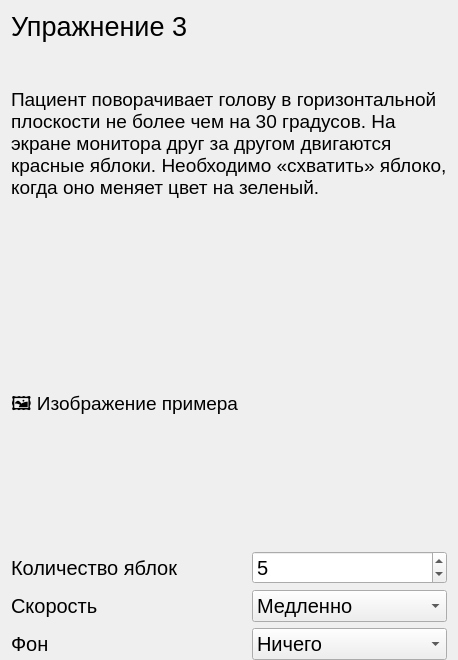
               <widget class="QWidget" name="page_ex3">
                <layout class="QVBoxLayout" name="verticalLayout_7">
                 <property name="bottomMargin">
                  <number>0</number>
                 </property>
                 <item>
                  <widget class="QLabel" name="label_10">
                   <property name="font">
                    <font>
                     <pointsize>20</pointsize>
                    </font>
                   </property>
                   <property name="text">
                    <string>Упражнение 3</string>
                   </property>
                  </widget>
                 </item>
                 <item>
                  <spacer name="verticalSpacer_13">
                   <property name="orientation">
                    <enum>Qt::Vertical</enum>
                   </property>
                   <property name="sizeType">
                    <enum>QSizePolicy::Preferred</enum>
                   </property>
                   <property name="sizeHint" stdset="0">
                    <size>
                     <width>20</width>
                     <height>40</height>
                    </size>
                   </property>
                  </spacer>
                 </item>
                 <item>
                  <widget class="QLabel" name="label_12">
                   <property name="sizePolicy">
                    <sizepolicy hsizetype="Expanding" vsizetype="Minimum">
                     <horstretch>0</horstretch>
                     <verstretch>0</verstretch>
                    </sizepolicy>
                   </property>
                   <property name="font">
                    <font>
                     <pointsize>14</pointsize>
                    </font>
                   </property>
                   <property name="text">
                    <string>Пациент поворачивает голову в горизонтальной плоскости не более чем на 30 градусов. На экране монитора друг за другом двигаются красные яблоки. Необходимо «схватить» яблоко, когда оно меняет цвет на зеленый.</string>
                   </property>
                   <property name="wordWrap">
                    <bool>true</bool>
                   </property>
                  </widget>
                 </item>
                 <item>
                  <spacer name="verticalSpacer_14">
                   <property name="orientation">
                    <enum>Qt::Vertical</enum>
                   </property>
                   <property name="sizeType">
                    <enum>QSizePolicy::Preferred</enum>
                   </property>
                   <property name="sizeHint" stdset="0">
                    <size>
                     <width>20</width>
                     <height>100</height>
                    </size>
                   </property>
                  </spacer>
                 </item>
                 <item>
                  <widget class="QLabel" name="lable_apple_example_img_3">
                   <property name="sizePolicy">
                    <sizepolicy hsizetype="Preferred" vsizetype="Preferred">
                     <horstretch>0</horstretch>
                     <verstretch>160</verstretch>
                    </sizepolicy>
                   </property>
                   <property name="minimumSize">
                    <size>
                     <width>300</width>
                     <height>200</height>
                    </size>
                   </property>
                   <property name="font">
                    <font>
                     <pointsize>14</pointsize>
                    </font>
                   </property>
                   <property name="text">
                    <string>🖼️ Изображение примера</string>
                   </property>
                   <property name="scaledContents">
                    <bool>true</bool>
                   </property>
                  </widget>
                 </item>
                 <item>
                  <spacer name="verticalSpacer_12">
                   <property name="orientation">
                    <enum>Qt::Vertical</enum>
                   </property>
                   <property name="sizeType">
                    <enum>QSizePolicy::Preferred</enum>
                   </property>
                   <property name="sizeHint" stdset="0">
                    <size>
                     <width>20</width>
                     <height>40</height>
                    </size>
                   </property>
                  </spacer>
                 </item>
                 <item>
                  <layout class="QHBoxLayout" name="horizontalLayout_7">
                   <item>
                    <widget class="QLabel" name="label_13">
                     <property name="font">
                      <font>
                       <pointsize>15</pointsize>
                      </font>
                     </property>
                     <property name="text">
                      <string>Количество яблок</string>
                     </property>
                    </widget>
                   </item>
                   <item>
                    <spacer name="horizontalSpacer_5">
                     <property name="orientation">
                      <enum>Qt::Horizontal</enum>
                     </property>
                     <property name="sizeType">
                      <enum>QSizePolicy::Preferred</enum>
                     </property>
                     <property name="sizeHint" stdset="0">
                      <size>
                       <width>40</width>
                       <height>20</height>
                      </size>
                     </property>
                    </spacer>
                   </item>
                   <item>
                    <widget class="QSpinBox" name="spinBox_apple_count_3">
                     <property name="font">
                      <font>
                       <pointsize>15</pointsize>
                      </font>
                     </property>
                     <property name="value">
                      <number>5</number>
                     </property>
                    </widget>
                   </item>
                  </layout>
                 </item>
                 <item>
                  <layout class="QHBoxLayout" name="horizontalLayout_8">
                   <item>
                    <widget class="QLabel" name="label_11">
                     <property name="font">
                      <font>
                       <pointsize>15</pointsize>
                      </font>
                     </property>
                     <property name="text">
                      <string>Скорость</string>
                     </property>
                    </widget>
                   </item>
                   <item>
                    <spacer name="horizontalSpacer_6">
                     <property name="orientation">
                      <enum>Qt::Horizontal</enum>
                     </property>
                     <property name="sizeType">
                      <enum>QSizePolicy::Preferred</enum>
                     </property>
                     <property name="sizeHint" stdset="0">
                      <size>
                       <width>40</width>
                       <height>20</height>
                      </size>
                     </property>
                    </spacer>
                   </item>
                   <item>
                    <widget class="QComboBox" name="comboBox_speed_apple_3">
                     <property name="font">
                      <font>
                       <pointsize>15</pointsize>
                      </font>
                     </property>
                     <item>
                      <property name="text">
                       <string>Медленно</string>
                      </property>
                     </item>
                     <item>
                      <property name="text">
                       <string>Средне</string>
                      </property>
                     </item>
                     <item>
                      <property name="text">
                       <string>Быстро</string>
                      </property>
                     </item>
                    </widget>
                   </item>
                  </layout>
                 </item>
                 <item>
                  <layout class="QHBoxLayout" name="horizontalLayout_9">
                   <item>
                    <widget class="QLabel" name="label_fon_3">
                     <property name="font">
                      <font>
                       <pointsize>15</pointsize>
                      </font>
                     </property>
                     <property name="text">
                      <string>Фон</string>
                     </property>
                    </widget>
                   </item>
                   <item>
                    <spacer name="horizontalSpacer_7">
                     <property name="orientation">
                      <enum>Qt::Horizontal</enum>
                     </property>
                     <property name="sizeType">
                      <enum>QSizePolicy::Preferred</enum>
                     </property>
                     <property name="sizeHint" stdset="0">
                      <size>
                       <width>40</width>
                       <height>20</height>
                      </size>
                     </property>
                    </spacer>
                   </item>
                   <item>
                    <widget class="QComboBox" name="comboBox_fon_apple_3">
                     <property name="font">
                      <font>
                       <pointsize>15</pointsize>
                      </font>
                     </property>
                     <item>
                      <property name="text">
                       <string>Ничего</string>
                      </property>
                     </item>
                     <item>
                      <property name="text">
                       <string>Снег</string>
                      </property>
                     </item>
                     <item>
                      <property name="text">
                       <string>Дождь</string>
                      </property>
                     </item>
                     <item>
                      <property name="text">
                       <string>Туман</string>
                      </property>
                     </item>
                    </widget>
                   </item>
                  </layout>
                 </item>
                </layout>
               </widget>
